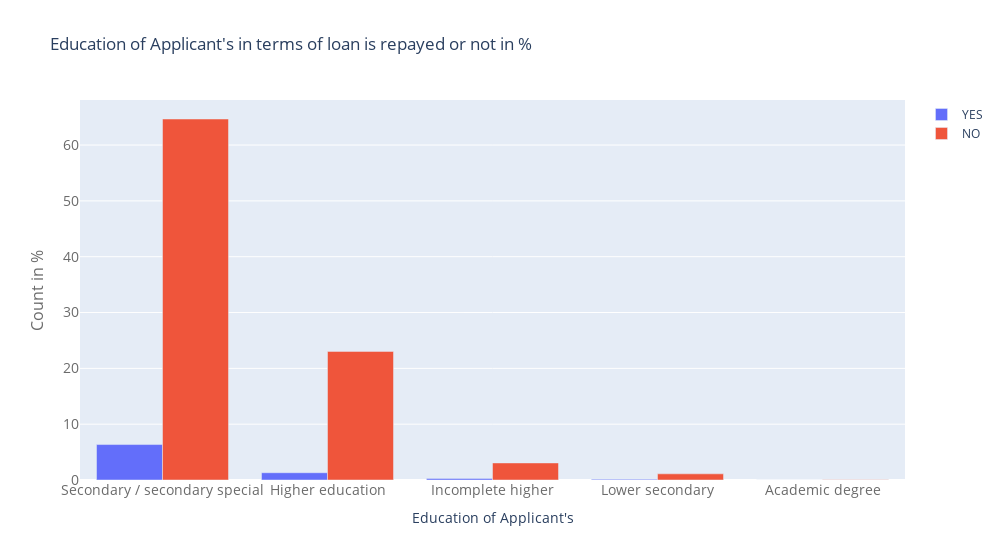

Here is the notebook cell this chart was saved with:
### Markdown cell above
##  Education of Applicant's in terms of loan is repayed or not in %

### Code cell
#code

### Figure 1 — Plotly figure (JSON) as saved in the notebook; plotly's stock layout.template omitted (floating-point values rounded to 4 significant figures)
{"data": [{"name": "YES", "type": "bar", "x": ["Secondary / secondary special", "Higher education", "Incomplete higher", "Lower secondary", "Academic degree"], "y": [6.349, 1.304, 0.2836, 0.1356, 0.0009756]}, {"name": "NO", "type": "bar", "x": ["Secondary / secondary special", "Higher education", "Incomplete higher", "Lower secondary", "Academic degree"], "y": [64.67, 23.04, 3.058, 1.105, 0.05236]}], "layout": {"title": {"text": "Education of Applicant's in terms of loan is repayed or not in %"}, "width": 1000, "xaxis": {"tickfont": {"color": "rgb(107, 107, 107)", "size": 14}, "title": {"text": "Education of Applicant's"}}, "yaxis": {"tickfont": {"color": "rgb(107, 107, 107)", "size": 14}, "title": {"font": {"color": "rgb(107, 107, 107)", "size": 16}, "text": "Count in %"}}}}
